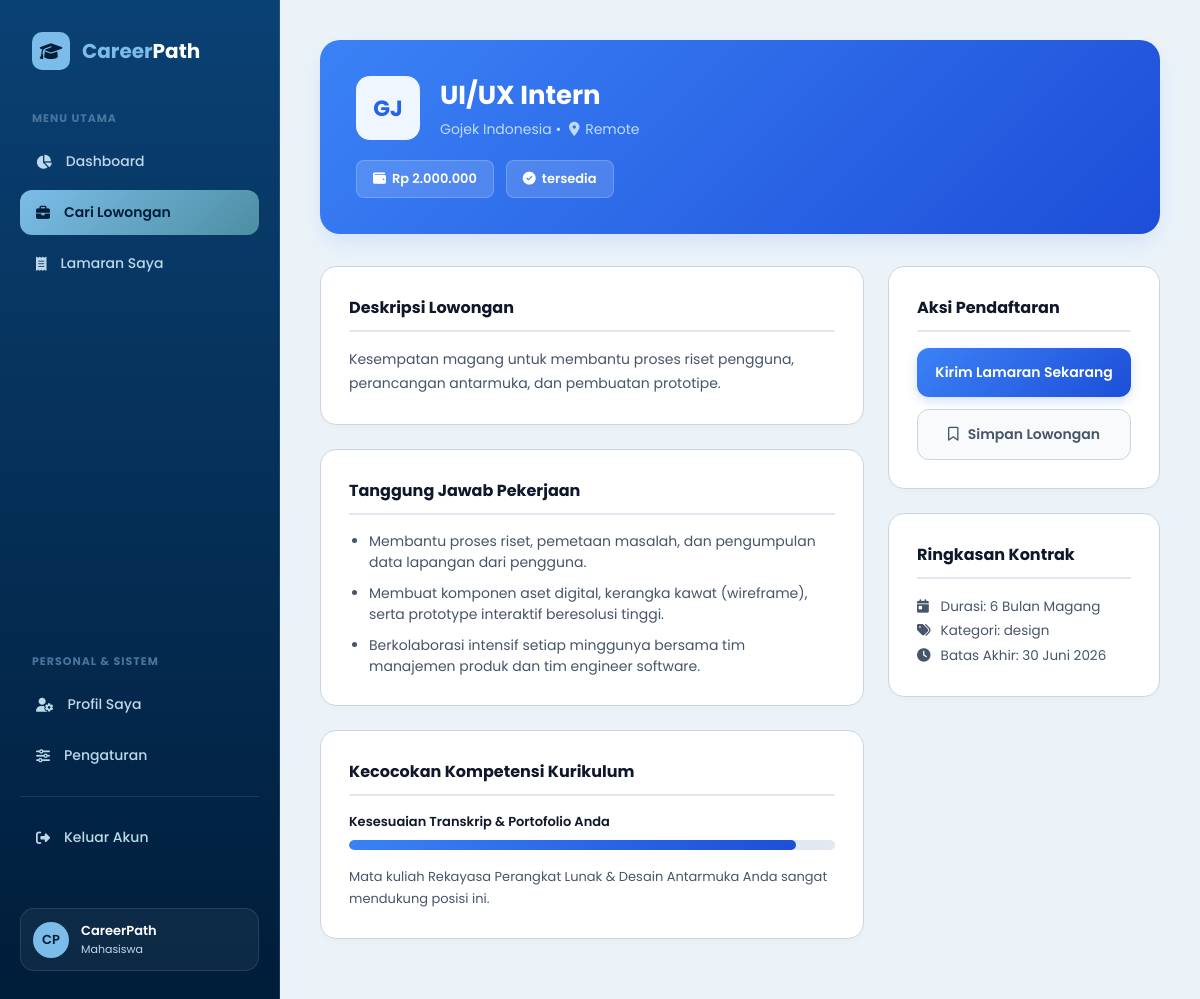
The page /job-detail.php on the database its author committed.
### tables this page shows
CREATE TABLE IF NOT EXISTS jobs (
    id BIGINT UNSIGNED NOT NULL AUTO_INCREMENT,
    company_id BIGINT UNSIGNED NOT NULL,
    created_by BIGINT UNSIGNED DEFAULT NULL,
    title VARCHAR(150) NOT NULL,
    department VARCHAR(100) DEFAULT NULL,
    description TEXT NOT NULL,
    qualifications TEXT NOT NULL,
    location VARCHAR(120) NOT NULL,
    work_mode ENUM('onsite', 'hybrid', 'remote') NOT NULL DEFAULT 'onsite',
    employment_type ENUM('internship', 'full_time', 'part_time', 'contract') NOT NULL DEFAULT 'internship',
    salary_min DECIMAL(13,2) DEFAULT NULL,
    salary_max DECIMAL(13,2) DEFAULT NULL,
    salary_period ENUM('monthly', 'yearly', 'project') NOT NULL DEFAULT 'monthly',
    quota SMALLINT UNSIGNED NOT NULL DEFAULT 1,
    deadline DATE DEFAULT NULL,
    status ENUM('draft', 'published', 'closed') NOT NULL DEFAULT 'published',
    logo_text VARCHAR(8) DEFAULT NULL,
    logo_background_color CHAR(7) DEFAULT NULL,
    logo_text_color CHAR(7) DEFAULT NULL,
    published_at DATETIME DEFAULT NULL,
    created_at TIMESTAMP NOT NULL DEFAULT CURRENT_TIMESTAMP,
    updated_at TIMESTAMP NOT NULL DEFAULT CURRENT_TIMESTAMP ON UPDATE CURRENT_TIMESTAMP,
    PRIMARY KEY (id),
    KEY idx_jobs_company_status (company_id, status),
    KEY idx_jobs_status_published (status, published_at),
    KEY idx_jobs_department (department),
    KEY idx_jobs_location (location),
    CONSTRAINT fk_jobs_company
        FOREIGN KEY (company_id) REFERENCES companies (id)
        ON DELETE RESTRICT ON UPDATE CASCADE,
    CONSTRAINT fk_jobs_creator
        FOREIGN KEY (created_by) REFERENCES users (id)
        ON DELETE SET NULL ON UPDATE CASCADE
);

CREATE TABLE IF NOT EXISTS companies (
    id BIGINT UNSIGNED NOT NULL AUTO_INCREMENT,
    name VARCHAR(150) NOT NULL,
    sector VARCHAR(100) DEFAULT NULL,
    website VARCHAR(255) DEFAULT NULL,
    description TEXT DEFAULT NULL,
    logo_path VARCHAR(255) DEFAULT NULL,
    created_at TIMESTAMP NOT NULL DEFAULT CURRENT_TIMESTAMP,
    updated_at TIMESTAMP NOT NULL DEFAULT CURRENT_TIMESTAMP ON UPDATE CURRENT_TIMESTAMP,
    PRIMARY KEY (id),
    UNIQUE KEY uq_companies_name (name)
);

### includes/database.php (called while the page is built, shortened)
<?php
function db(): PDO
{
    static $connection = null;
    $host = getenv('CAREERPATH_DB_HOST') ?: '127.0.0.1';
    $port = getenv('CAREERPATH_DB_PORT') ?: '3306';
    $name = getenv('CAREERPATH_DB_NAME') ?: 'careerpath';
    $user = getenv('CAREERPATH_DB_USER') ?: 'root';
    $password = getenv('CAREERPATH_DB_PASSWORD') ?: '';
    $dsn = sprintf(
        'mysql:host=%s;port=%s;dbname=%s;charset=utf8mb4',
        $host,
        $port,
        $name
    );
    try {
        $connection = new PDO($dsn, $user, $password, [
            PDO::ATTR_ERRMODE => PDO::ERRMODE_EXCEPTION,
            PDO::ATTR_DEFAULT_FETCH_MODE => PDO::FETCH_ASSOC,
            PDO::ATTR_EMULATE_PREPARES => false,
        ]);
    } catch (PDOException $exception) {
        error_log('CareerPath database connection failed: ' . $exception->getMessage());
        http_response_code(500);
        exit(
            'Koneksi database gagal. Periksa konfigurasi database di hosting '
            . 'dan pastikan database careerpath sudah diimpor.'
        );
    }
    return $connection;
}
function h($value): string
{
    return htmlspecialchars((string) $value, ENT_QUOTES, 'UTF-8');
}

### job-detail.php (the view, shortened to what this page needs)
<?php
$id = isset($_GET['id']) ? (int)$_GET['id'] : 1;
require_once __DIR__ . '/includes/database.php';
$statement = db()->prepare(
    "SELECT j.*, c.name AS company,
            GROUP_CONCAT(DISTINCT s.name ORDER BY s.name SEPARATOR ', ') AS skills
     FROM jobs j
     JOIN companies c ON c.id = j.company_id
     LEFT JOIN job_skills js ON js.job_id = j.id
     LEFT JOIN skills s ON s.id = js.skill_id
     WHERE j.id = :id AND j.status = 'published'
     GROUP BY j.id"
);
$statement->execute(['id' => $id]);
$databaseJob = $statement->fetch();
$salary = $databaseJob['salary_min'] === null
    ? 'Gaji tidak dicantumkan'
    : 'Rp ' . number_format((float) $databaseJob['salary_min'], 0, ',', '.');
$job = [
    'logo' => $databaseJob['logo_text'] ?: strtoupper(substr($databaseJob['company'], 0, 2)),
    'title' => $databaseJob['title'],
    'company' => $databaseJob['company'],
    'location' => $databaseJob['location'],
    'salary' => $salary,
    'match' => 'tersedia',
    'field' => $databaseJob['department'] ?: 'Umum',
    'bg_logo' => $databaseJob['logo_background_color'] ?: '#EFF6FF',
    'text_logo' => $databaseJob['logo_text_color'] ?: '#2563EB',
    'description' => $databaseJob['description'],
    'qualifications' => $databaseJob['qualifications'],
];
?>
<!DOCTYPE html>
<html lang="id">
<head>
    <link rel="stylesheet" href="https://cdnjs.cloudflare.com/ajax/libs/font-awesome/6.4.0/css/all.min.css">
</head>
<body>
<div class="dashboard-container">
    <?php include 'includes/sidebar.php'; ?>
    <main class="main-content">
        <section class="job-detail-hero">
            <div class="hero-main-info">
                <div class="company-badge" style="background-color: <?= h($job['bg_logo']); ?>; color: <?= h($job['text_logo']); ?>;">
                    <?= h($job['logo']); ?>
                </div>
                <div>
                    <h1><?= h($job['title']); ?></h1>
                    <p><?= h($job['company']); ?> • <i class="fa-solid fa-location-dot" style="margin-left: 4px; margin-right: 2px;"></i> <?= h($job['location']); ?></p>
                </div>
            </div>
            <div class="hero-badges">
                <div class="salary-box"><i class="fa-solid fa-wallet" style="margin-right: 6px;"></i><?= h($job['salary']); ?></div>
                <div class="salary-box"><i class="fa-solid fa-circle-check" style="margin-right: 6px;"></i><?= h($job['match']); ?></div>
            </div>
        </section>
        <div class="job-detail-layout">
            <div>
                <div class="glass-card">
                    <h2>Deskripsi Lowongan</h2>
                    <p><?= nl2br(h($job['description'])); ?></p>
                </div>
                <div class="glass-card">
                    <h2>Tanggung Jawab Pekerjaan</h2>
                    <ul class="detail-list">
                        <li>Membantu proses riset, pemetaan masalah, dan pengumpulan data lapangan dari pengguna.</li>
                        <li>Membuat komponen aset digital, kerangka kawat (wireframe), serta prototype interaktif beresolusi tinggi.</li>
                        <li>Berkolaborasi intensif setiap minggunya bersama tim manajemen produk dan tim engineer software.</li>
                    </ul>
                </div>
                <div class="glass-card">
                    <h2>Kecocokan Kompetensi Kurikulum</h2>
                    <div class="skill-progress">
                        <span>Kesesuaian Transkrip & Portofolio Anda</span>
                        <div class="bar">
                            <div class="bar-fill"></div>
                        </div>
                    </div>
                    <p style="font-size: 13px; color: var(--text-muted); margin-top: 8px;">Mata kuliah Rekayasa Perangkat Lunak & Desain Antarmuka Anda sangat mendukung posisi ini.</p>
                </div>
            </div>
            <div>
                <div class="glass-card">
                    <h2>Aksi Pendaftaran</h2>
                    <a href="apply-form.php?id=<?= $id; ?>" class="apply-big-btn">
                        Kirim Lamaran Sekarang
                    </a>
                    <a href="#" class="save-job-btn"><i class="fa-regular fa-bookmark" style="margin-right: 6px;"></i> Simpan Lowongan</a>
                </div>
                <div class="glass-card">
                    <h2>Ringkasan Kontrak</h2>
                    <p style="font-size: 13.5px; color: var(--text-muted); line-height: 1.8;">
                        <i class="fa-solid fa-calendar-day" style="width: 20px;"></i> Durasi: 6 Bulan Magang<br>
                        <i class="fa-solid fa-tags" style="width: 20px;"></i> Kategori: <?= h($job['field']); ?><br>
                        <i class="fa-solid fa-clock" style="width: 20px;"></i> Batas Akhir: 30 Juni 2026
                    </p>
                </div>
            </div>
        </div>
    </main>
</div>
</body>
</html>

### job-detail.php (style rules this page uses)
* { box-sizing: border-box; margin: 0; padding: 0; font-family: 'Poppins', sans-serif; }
:root { --bg-main: #EBF3F9; --white: #FFFFFF; --border-soft: #CBD5E1; --dark-slate: #0F172A; --text-muted: #475569; --gradient-primary: linear-gradient(135deg, #3B82F6 0%, #1D4ED8 100%); }
body { background-color: var(--bg-main); color: var(--dark-slate); overflow-x: hidden; }
.dashboard-container { display: flex; width: 100vw; min-height: 100vh; align-items: stretch; }
.main-content { flex: 1; padding: 40px; background-color: var(--bg-main); height: 100vh; overflow-y: auto; }
.job-detail-hero { background: var(--gradient-primary); border-radius: 20px; padding: 36px; color: var(--white); display: flex; flex-direction: column; gap: 20px; box-shadow: 0 10px 25px -5px rgba(37, 99, 235, 0.15); margin-bottom: 32px; }
.hero-main-info { display: flex; align-items: center; gap: 20px; }
.company-badge { width: 64px; height: 64px; border-radius: 14px; display: flex; align-items: center; justify-content: center; font-weight: 700; font-size: 22px; }
.job-detail-hero h1 { font-size: 26px; font-weight: 700; color: var(--white); margin-bottom: 4px; }
.job-detail-hero p { color: #BFDBFE; font-size: 14px; }
.hero-badges { display: flex; flex-wrap: wrap; gap: 12px; }
.salary-box { background: rgba(255, 255, 255, 0.15); border: 1px solid rgba(255, 255, 255, 0.2); color: var(--white); padding: 8px 16px; border-radius: 8px; font-size: 13px; font-weight: 600; }
.glass-card { background: var(--white); border-radius: 16px; padding: 28px; border: 1px solid var(--border-soft); box-shadow: 0 4px 6px -1px rgba(15, 23, 42, 0.02); margin-bottom: 24px; }
.glass-card h2 { font-size: 16px; font-weight: 700; color: var(--dark-slate); margin-bottom: 16px; border-bottom: 2px solid #E2E8F0; padding-bottom: 10px; }
.glass-card p { font-size: 14px; color: #475569; line-height: 1.7; }
.job-detail-layout { display: grid; grid-template-columns: 2fr 1fr; gap: 24px; }
.detail-list { padding-left: 20px; display: flex; flex-direction: column; gap: 10px; }
.detail-list li { font-size: 14px; color: #475569; line-height: 1.5; }
.apply-big-btn { display: block; text-align: center; background: var(--gradient-primary); color: var(--white) !important; font-weight: 600; font-size: 14px; padding: 14px; border-radius: 12px; text-decoration: none; margin-bottom: 12px; box-shadow: 0 4px 12px rgba(37, 99, 235, 0.2); transition: all 0.2s ease; }
.save-job-btn { display: block; text-align: center; background-color: #F8FAFC; color: var(--text-muted) !important; font-weight: 600; font-size: 14px; padding: 14px; border-radius: 12px; text-decoration: none; border: 1px solid var(--border-soft); }
.skill-progress { margin-bottom: 16px; }
.skill-progress span { display: block; font-size: 13px; font-weight: 600; color: var(--dark-slate); margin-bottom: 8px; }
.bar { background-color: #E2E8F0; height: 10px; border-radius: 100px; overflow: hidden; }
.bar-fill { height: 100%; background: var(--gradient-primary); border-radius: 100px; width: 92%; }

### rows shown on the page
jobs: logo_text "GJ", title "UI/UX Intern", company.name "Gojek Indonesia", location "Remote", description "Kesempatan magang untuk membantu proses riset pengguna, perancangan antarmuka, dan pembuatan prototipe.", department "design"

### other values the page prints
$studentMajor "Mahasiswa"
$job['salary'] "Rp 2.000.000"
$job['match'] "tersedia"
